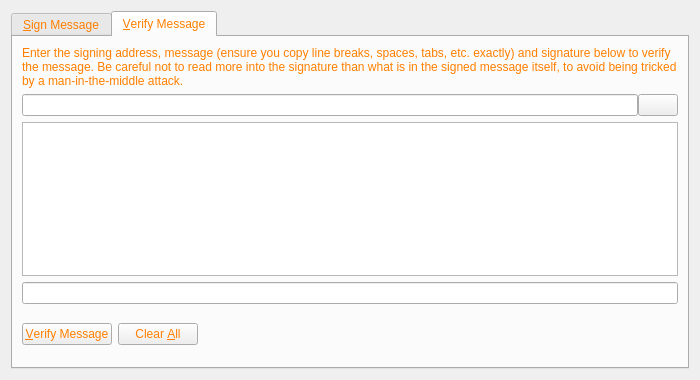
<?xml version="1.0" encoding="UTF-8"?>
<ui version="4.0">
 <class>SignVerifyMessageDialog</class>
 <widget class="QDialog" name="SignVerifyMessageDialog">
  <property name="geometry">
   <rect>
    <x>0</x>
    <y>0</y>
    <width>700</width>
    <height>380</height>
   </rect>
  </property>
  <property name="windowTitle">
   <string>Signatures - Sign / Verify a Message</string>
  </property>
  <property name="styleSheet">
   <string notr="true">background-image: url(:/images/bkg2);
color: rgb(255, 127, 0);</string>
  </property>
  <property name="modal">
   <bool>true</bool>
  </property>
  <layout class="QVBoxLayout" name="verticalLayout">
   <item>
    <widget class="QTabWidget" name="tabWidget">
     <property name="currentIndex">
      <number>1</number>
     </property>
     <widget class="QWidget" name="tabSignMessage">
      <attribute name="title">
       <string>&amp;Sign Message</string>
      </attribute>
      <layout class="QVBoxLayout" name="verticalLayout_SM">
       <item>
        <widget class="QLabel" name="infoLabel_SM">
         <property name="text">
          <string>You can sign messages with your addresses to prove you own them. Be careful not to sign anything vague, as phishing attacks may try to trick you into signing your identity over to them. Only sign fully-detailed statements you agree to.</string>
         </property>
         <property name="textFormat">
          <enum>Qt::PlainText</enum>
         </property>
         <property name="wordWrap">
          <bool>true</bool>
         </property>
        </widget>
       </item>
       <item>
        <layout class="QHBoxLayout" name="horizontalLayout_1_SM">
         <property name="spacing">
          <number>0</number>
         </property>
         <item>
          <widget class="QValidatedLineEdit" name="addressIn_SM">
           <property name="toolTip">
            <string>The address to sign the message with (e.g. S8gZqgY4r2RoEdqYk3QsAqFckyf9pRHN6i)</string>
           </property>
           <property name="maxLength">
            <number>34</number>
           </property>
          </widget>
         </item>
         <item>
          <widget class="QPushButton" name="addressBookButton_SM">
           <property name="toolTip">
            <string>Choose an address from the address book</string>
           </property>
           <property name="text">
            <string/>
           </property>
           <property name="icon">
            <iconset resource="../bitcoin.qrc">
             <normaloff>:/icons/address-book</normaloff>:/icons/address-book</iconset>
           </property>
           <property name="shortcut">
            <string>Alt+A</string>
           </property>
           <property name="autoDefault">
            <bool>false</bool>
           </property>
          </widget>
         </item>
         <item>
          <widget class="QPushButton" name="pasteButton_SM">
           <property name="toolTip">
            <string>Paste address from clipboard</string>
           </property>
           <property name="text">
            <string/>
           </property>
           <property name="icon">
            <iconset resource="../bitcoin.qrc">
             <normaloff>:/icons/editpaste</normaloff>:/icons/editpaste</iconset>
           </property>
           <property name="shortcut">
            <string>Alt+P</string>
           </property>
           <property name="autoDefault">
            <bool>false</bool>
           </property>
          </widget>
         </item>
        </layout>
       </item>
       <item>
        <widget class="QPlainTextEdit" name="messageIn_SM">
         <property name="toolTip">
          <string>Enter the message you want to sign here</string>
         </property>
        </widget>
       </item>
       <item>
        <layout class="QHBoxLayout" name="horizontalLayout_2_SM">
         <property name="spacing">
          <number>0</number>
         </property>
         <item>
          <widget class="QLineEdit" name="signatureOut_SM">
           <property name="font">
            <font>
             <italic>true</italic>
            </font>
           </property>
           <property name="readOnly">
            <bool>true</bool>
           </property>
          </widget>
         </item>
         <item>
          <widget class="QPushButton" name="copySignatureButton_SM">
           <property name="toolTip">
            <string>Copy the current signature to the system clipboard</string>
           </property>
           <property name="text">
            <string/>
           </property>
           <property name="icon">
            <iconset resource="../bitcoin.qrc">
             <normaloff>:/icons/editcopy</normaloff>:/icons/editcopy</iconset>
           </property>
           <property name="autoDefault">
            <bool>false</bool>
           </property>
          </widget>
         </item>
        </layout>
       </item>
       <item>
        <layout class="QHBoxLayout" name="horizontalLayout_3_SM">
         <item>
          <widget class="QPushButton" name="signMessageButton_SM">
           <property name="toolTip">
            <string>Sign the message to prove you own this SatoshiONE address</string>
           </property>
           <property name="text">
            <string>&amp;Sign Message</string>
           </property>
           <property name="icon">
            <iconset resource="../bitcoin.qrc">
             <normaloff>:/icons/edit</normaloff>:/icons/edit</iconset>
           </property>
           <property name="autoDefault">
            <bool>false</bool>
           </property>
          </widget>
         </item>
         <item>
          <widget class="QPushButton" name="clearButton_SM">
           <property name="toolTip">
            <string>Reset all sign message fields</string>
           </property>
           <property name="text">
            <string>Clear &amp;All</string>
           </property>
           <property name="icon">
            <iconset resource="../bitcoin.qrc">
             <normaloff>:/icons/remove</normaloff>:/icons/remove</iconset>
           </property>
           <property name="autoDefault">
            <bool>false</bool>
           </property>
          </widget>
         </item>
         <item>
          <spacer name="horizontalSpacer_1_SM">
           <property name="orientation">
            <enum>Qt::Horizontal</enum>
           </property>
           <property name="sizeHint" stdset="0">
            <size>
             <width>40</width>
             <height>48</height>
            </size>
           </property>
          </spacer>
         </item>
         <item>
          <widget class="QLabel" name="statusLabel_SM">
           <property name="font">
            <font>
             <weight>75</weight>
             <bold>true</bold>
            </font>
           </property>
           <property name="text">
            <string/>
           </property>
           <property name="wordWrap">
            <bool>true</bool>
           </property>
          </widget>
         </item>
         <item>
          <spacer name="horizontalSpacer_2_SM">
           <property name="orientation">
            <enum>Qt::Horizontal</enum>
           </property>
           <property name="sizeHint" stdset="0">
            <size>
             <width>40</width>
             <height>48</height>
            </size>
           </property>
          </spacer>
         </item>
        </layout>
       </item>
      </layout>
     </widget>
     <widget class="QWidget" name="tabVerifyMessage">
      <attribute name="title">
       <string>&amp;Verify Message</string>
      </attribute>
      <layout class="QVBoxLayout" name="verticalLayout_VM">
       <item>
        <widget class="QLabel" name="infoLabel_VM">
         <property name="text">
          <string>Enter the signing address, message (ensure you copy line breaks, spaces, tabs, etc. exactly) and signature below to verify the message. Be careful not to read more into the signature than what is in the signed message itself, to avoid being tricked by a man-in-the-middle attack.</string>
         </property>
         <property name="textFormat">
          <enum>Qt::PlainText</enum>
         </property>
         <property name="alignment">
          <set>Qt::AlignLeading|Qt::AlignLeft|Qt::AlignTop</set>
         </property>
         <property name="wordWrap">
          <bool>true</bool>
         </property>
        </widget>
       </item>
       <item>
        <layout class="QHBoxLayout" name="horizontalLayout_1_VM">
         <property name="spacing">
          <number>0</number>
         </property>
         <item>
          <widget class="QValidatedLineEdit" name="addressIn_VM">
           <property name="toolTip">
            <string>The address the message was signed with (e.g. S8gZqgY4r2RoEdqYk3QsAqFckyf9pRHN6i)</string>
           </property>
           <property name="maxLength">
            <number>34</number>
           </property>
          </widget>
         </item>
         <item>
          <widget class="QPushButton" name="addressBookButton_VM">
           <property name="toolTip">
            <string>Choose an address from the address book</string>
           </property>
           <property name="text">
            <string/>
           </property>
           <property name="icon">
            <iconset resource="../bitcoin.qrc">
             <normaloff>:/icons/address-book</normaloff>:/icons/address-book</iconset>
           </property>
           <property name="shortcut">
            <string>Alt+A</string>
           </property>
           <property name="autoDefault">
            <bool>false</bool>
           </property>
          </widget>
         </item>
        </layout>
       </item>
       <item>
        <widget class="QPlainTextEdit" name="messageIn_VM"/>
       </item>
       <item>
        <widget class="QValidatedLineEdit" name="signatureIn_VM"/>
       </item>
       <item>
        <layout class="QHBoxLayout" name="horizontalLayout_2_VM">
         <item>
          <widget class="QPushButton" name="verifyMessageButton_VM">
           <property name="toolTip">
            <string>Verify the message to ensure it was signed with the specified SatoshiONE address</string>
           </property>
           <property name="text">
            <string>&amp;Verify Message</string>
           </property>
           <property name="icon">
            <iconset resource="../bitcoin.qrc">
             <normaloff>:/icons/transaction_0</normaloff>:/icons/transaction_0</iconset>
           </property>
           <property name="autoDefault">
            <bool>false</bool>
           </property>
          </widget>
         </item>
         <item>
          <widget class="QPushButton" name="clearButton_VM">
           <property name="toolTip">
            <string>Reset all verify message fields</string>
           </property>
           <property name="text">
            <string>Clear &amp;All</string>
           </property>
           <property name="icon">
            <iconset resource="../bitcoin.qrc">
             <normaloff>:/icons/remove</normaloff>:/icons/remove</iconset>
           </property>
           <property name="autoDefault">
            <bool>false</bool>
           </property>
          </widget>
         </item>
         <item>
          <spacer name="horizontalSpacer_1_VM">
           <property name="orientation">
            <enum>Qt::Horizontal</enum>
           </property>
           <property name="sizeHint" stdset="0">
            <size>
             <width>40</width>
             <height>48</height>
            </size>
           </property>
          </spacer>
         </item>
         <item>
          <widget class="QLabel" name="statusLabel_VM">
           <property name="font">
            <font>
             <weight>75</weight>
             <bold>true</bold>
            </font>
           </property>
           <property name="text">
            <string/>
           </property>
           <property name="wordWrap">
            <bool>true</bool>
           </property>
          </widget>
         </item>
         <item>
          <spacer name="horizontalSpacer_2_VM">
           <property name="orientation">
            <enum>Qt::Horizontal</enum>
           </property>
           <property name="sizeHint" stdset="0">
            <size>
             <width>40</width>
             <height>48</height>
            </size>
           </property>
          </spacer>
         </item>
        </layout>
       </item>
      </layout>
     </widget>
    </widget>
   </item>
  </layout>
 </widget>
 <customwidgets>
  <customwidget>
   <class>QValidatedLineEdit</class>
   <extends>QLineEdit</extends>
   <header>qvalidatedlineedit.h</header>
  </customwidget>
 </customwidgets>
 <resources>
  <include location="../bitcoin.qrc"/>
 </resources>
 <connections/>
</ui>
